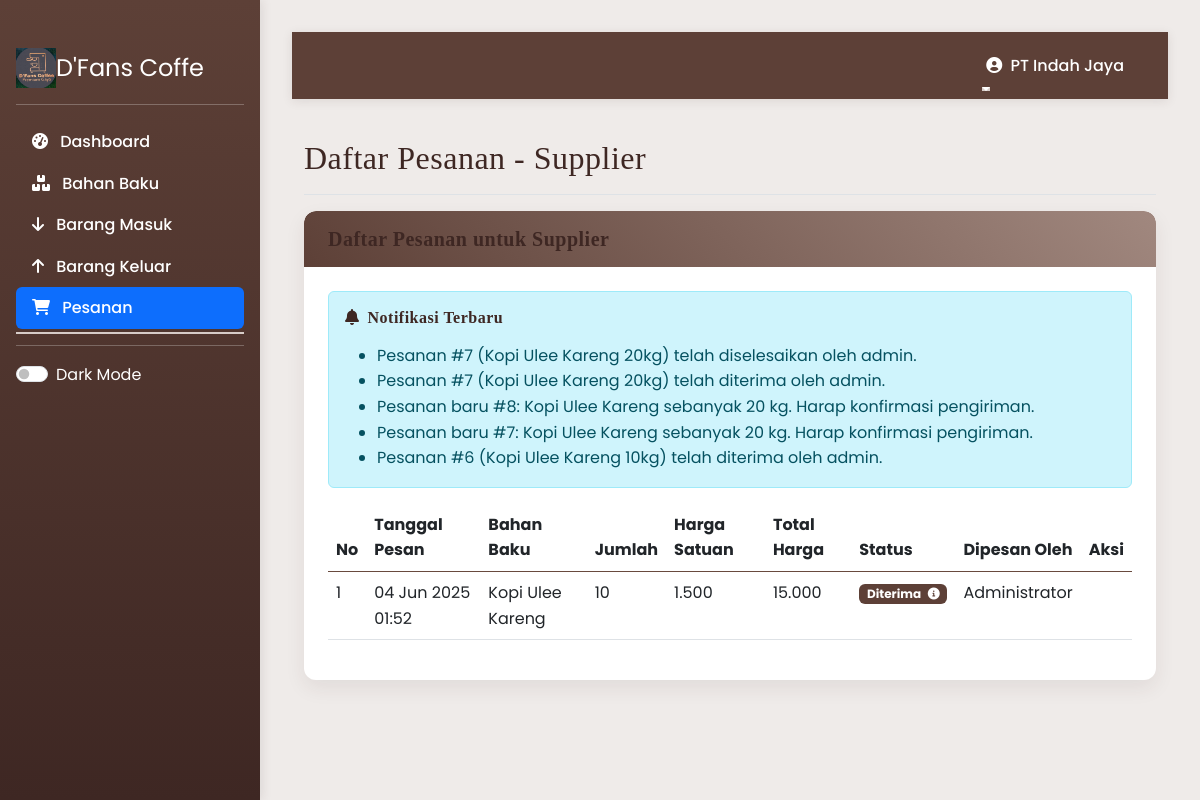
The page /pesanan_supplier.php (signed in) on the database its author committed.
### tables this page shows
CREATE TABLE `notifications` (
  `id` int(11) NOT NULL,
  `user_id` int(11) NOT NULL,
  `message` text NOT NULL,
  `is_read` tinyint(1) NOT NULL DEFAULT 0,
  `created_at` datetime NOT NULL
);

CREATE TABLE `pesanan` (
  `id` int(11) NOT NULL,
  `bahan_id` int(11) NOT NULL,
  `supplier_id` int(11) NOT NULL,
  `jumlah` int(11) NOT NULL,
  `harga_satuan` decimal(10,2) NOT NULL,
  `total_harga` decimal(10,2) NOT NULL,
  `status` enum('Dipesan','Dikirim','Diterima','Selesai','Dibatalkan') NOT NULL DEFAULT 'Dipesan',
  `catatan_pengiriman` text DEFAULT NULL,
  `tanggal_pesanan` datetime NOT NULL,
  `tanggal_pengiriman` datetime DEFAULT NULL,
  `tanggal_diterima` datetime DEFAULT NULL,
  `tanggal_selesai` datetime DEFAULT NULL,
  `user_id` int(11) NOT NULL
);

CREATE TABLE `bahan_baku` (
  `id` int(11) NOT NULL,
  `nama_bahan` varchar(100) NOT NULL,
  `stok` int(11) NOT NULL DEFAULT 0,
  `buffer_stock` int(11) DEFAULT 0,
  `jenis_id` int(11) NOT NULL,
  `satuan` varchar(20) NOT NULL,
  `lead_time` int(11) NOT NULL COMMENT 'dalam hari',
  `safety_stock` int(11) NOT NULL,
  `rop` int(11) NOT NULL COMMENT 'Reorder Point',
  `last_restock_date` datetime DEFAULT NULL
);

CREATE TABLE `users` (
  `id` int(11) NOT NULL,
  `username` varchar(50) NOT NULL,
  `password` varchar(255) NOT NULL,
  `nama` varchar(100) NOT NULL,
  `jabatan` enum('Admin','Staff','Manager','Supplier') NOT NULL,
  `supplier_id` int(11) DEFAULT NULL,
  `email` varchar(100) NOT NULL,
  `foto` varchar(255) DEFAULT NULL,
  `created_at` timestamp NOT NULL DEFAULT current_timestamp()
);

### pesanan_supplier.php (the view, shortened to what this page needs)
<?php
require_once 'header.php';
if (!isset($_SESSION['supplier_id'])) {
    $sql = "SELECT supplier_id FROM users WHERE id = ?";
    $stmt = $conn->prepare($sql);
    $stmt->bind_param("i", $_SESSION['user_id']);
    $stmt->execute();
    $result = $stmt->get_result();
}
$supplier_id = $_SESSION['supplier_id'];
try {
    $sql = "SELECT
                p.*,
                b.nama_bahan,
                u.nama as nama_user,
                b.stok,
                IFNULL(b.buffer_stock, 0) as buffer_stock,
                IFNULL(b.rop, 0) as rop,
                DATE_FORMAT(p.tanggal_pesanan, '%d %b %Y %H:%i') as tgl_pesanan_format,
                s.nama_supplier
            FROM pesanan p
            JOIN bahan_baku b ON p.bahan_id = b.id
            JOIN users u ON p.user_id = u.id
            JOIN suppliers s ON p.supplier_id = s.id
            WHERE p.supplier_id = ?
            AND p.status IN ('Dipesan', 'Dikirim', 'Diterima')
            ORDER BY
                CASE p.status
                    WHEN 'Dipesan' THEN 1
                    WHEN 'Dikirim' THEN 2
                    WHEN 'Diterima' THEN 3
                    ELSE 4
                END,
                p.tanggal_pesanan DESC";
    $stmt = $conn->prepare($sql);
    $stmt->bind_param("i", $supplier_id);
    $stmt->execute();
    $result = $stmt->get_result();
} catch (Exception $e) {
    $_SESSION['error'] = "Terjadi kesalahan: " . $e->getMessage();
    $result = false;
}
$sql_notif = "SELECT * FROM notifications
             WHERE user_id = ? AND is_read = 0
             ORDER BY created_at DESC
             LIMIT 5";
$stmt_notif = $conn->prepare($sql_notif);
$stmt_notif->bind_param("i", $_SESSION['user_id']);
$stmt_notif->execute();
$notifications = $stmt_notif->get_result()->fetch_all(MYSQLI_ASSOC);
?>
<div class="card">
    <div class="card-header">
        <div class="d-flex justify-content-between align-items-center">
            <h5 class="mb-0">Daftar Pesanan untuk Supplier</h5>
        </div>
    </div>
    <div class="card-body">
        <?php if (!empty($notifications)): ?>
        <div class="alert alert-info">
            <h6><i class="fas fa-bell me-2"></i>Notifikasi Terbaru</h6>
            <ul class="mb-0">
                <?php foreach ($notifications as $notif): ?>
                <li><?php echo htmlspecialchars($notif['message']); ?></li>
                <?php endforeach; ?>
            </ul>
        </div>
        <?php endif; ?>
        <div class="table-responsive">
            <table class="table table-hover">
                <thead>
                    <tr>
                        <th>No</th>
                        <th>Tanggal Pesan</th>
                        <th>Bahan Baku</th>
                        <th>Jumlah</th>
                        <th>Harga Satuan</th>
                        <th>Total Harga</th>
                        <th>Status</th>
                        <th>Dipesan Oleh</th>
                        <th class="no-print">Aksi</th>
                    </tr>
                </thead>
                <tbody>
                    <?php if ($result !== false && $result->num_rows > 0):
                        $no = 1;
                        while ($row = $result->fetch_assoc()):
                    ?>
                    <tr>
                        <td><?php echo $no++; ?></td>
                        <td><?php echo $row['tgl_pesanan_format']; ?></td>
                        <td><?php echo htmlspecialchars($row['nama_bahan']); ?></td>
                        <td><?php echo $row['jumlah']; ?></td>
                        <td><?php echo number_format($row['harga_satuan'], 0, ',', '.'); ?></td>
                        <td><?php echo number_format($row['total_harga'], 0, ',', '.'); ?></td>
                        <td>
                            <span class="badge bg-<?php
                                echo $row['status'] == 'Dipesan' ? 'warning' :
                                     ($row['status'] == 'Dikirim' ? 'info' :
                                     ($row['status'] == 'Diterima' ? 'primary' : 'secondary'));
                            ?>">
                                <?php echo $row['status']; ?>
                                <?php if (!empty($row['catatan_pengiriman'])): ?>
                                <i class="fas fa-info-circle ms-1" title="<?php echo htmlspecialchars($row['catatan_pengiriman']); ?>"></i>
                                <?php endif; ?>
                            </span>
                        </td>
                        <td><?php echo htmlspecialchars($row['nama_user']); ?></td>
                        <td class="no-print">
                        </td>
                    </tr>
                    <?php endwhile; ?>
                    <?php elseif ($result === false): ?>
                    <tr>
                        <td colspan="9" class="text-center text-danger">Terjadi kesalahan saat mengambil data pesanan</td>
                    </tr>
                    <?php else: ?>
                    <tr>
                        <td colspan="9" class="text-center">Tidak ada data pesanan</td>
                    </tr>
                    <?php endif; ?>
                </tbody>
            </table>
        </div>
    </div>
</div>
<?php require_once 'footer.php'; ?>

### style.css (style rules this page uses)
:root { --primary-color: #5D4037; --secondary-color: #A1887F; --accent-color: #D7CCC8; --dark-color: #3E2723; --light-color: #EFEBE9; --danger-color: #962A2A; --warning-color: #B36A00; --success-color: #4B3621; --info-color: #6D4C41; --font-main: 'Poppins', sans-serif; --font-heading: 'Playfair Display', serif; --border-radius: 12px; --card-shadow: 0 8px 20px rgba(62, 39, 35, 0.08); --transition-speed: 0.35s; --bs-primary: #5D4037; --bs-primary-rgb: 93, 64, 55; --bs-secondary: #A1887F; --bs-secondary-rgb: 161, 136, 127; --bs-info: #6D4C41; --bs-info-rgb: 109, 76, 65; --bs-link-color: #5D4037; --bs-link-hover-color: #3E2723; }
body { font-family: var(--font-main); background-color: var(--light-color); color: var(--dark-color); line-height: 1.6; transition: all var(--transition-speed) ease; }
h1, h2, h3, h4, h5, h6 { font-family: var(--font-heading); font-weight: 600; margin-bottom: 1rem; letter-spacing: 0.5px; color: var(--dark-color); }
.card { border-radius: var(--border-radius); box-shadow: var(--card-shadow); transition: all var(--transition-speed) ease; margin-bottom: 24px; border: none; overflow: hidden; background-color: #FFFFFF; }
.card-header { background: linear-gradient(45deg, var(--primary-color), var(--secondary-color)); color: white; border-radius: var(--border-radius) var(--border-radius) 0 0 !important; padding: 1rem 1.5rem; font-family: var(--font-heading); border-bottom: none; }
.card-body { padding: 1.5rem; color: #333333; }
table { color: #333333; background-color: #FFFFFF; }
table thead th { background-color: var(--primary-color); color: white; padding: 0.75rem; border-color: #694a3e; }
.table tbody tr:nth-of-type(odd) { background-color: rgba(239, 235, 233, 0.5); }

### rows shown on the page
notifications: message "Pesanan #7 (Kopi Ulee Kareng 20kg) telah diselesaikan oleh admin."
notifications: message "Pesanan #7 (Kopi Ulee Kareng 20kg) telah diterima oleh admin."
notifications: message "Pesanan baru #8: Kopi Ulee Kareng sebanyak 20 kg. Harap konfirmasi pengiriman."
notifications: message "Pesanan baru #7: Kopi Ulee Kareng sebanyak 20 kg. Harap konfirmasi pengiriman."
notifications: message "Pesanan #6 (Kopi Ulee Kareng 10kg) telah diterima oleh admin."
pesanan: tgl_pesanan_format "04 Jun 2025 01:52", bahan_baku.nama_bahan "Kopi Ulee Kareng", jumlah "10", harga_satuan "1.500", total_harga "15.000", status "Diterima", user.nama "Administrator"

### other values the page prints
$_SESSION['nama'] "PT Indah Jaya"
$page_title "Daftar Pesanan - Supplier"
